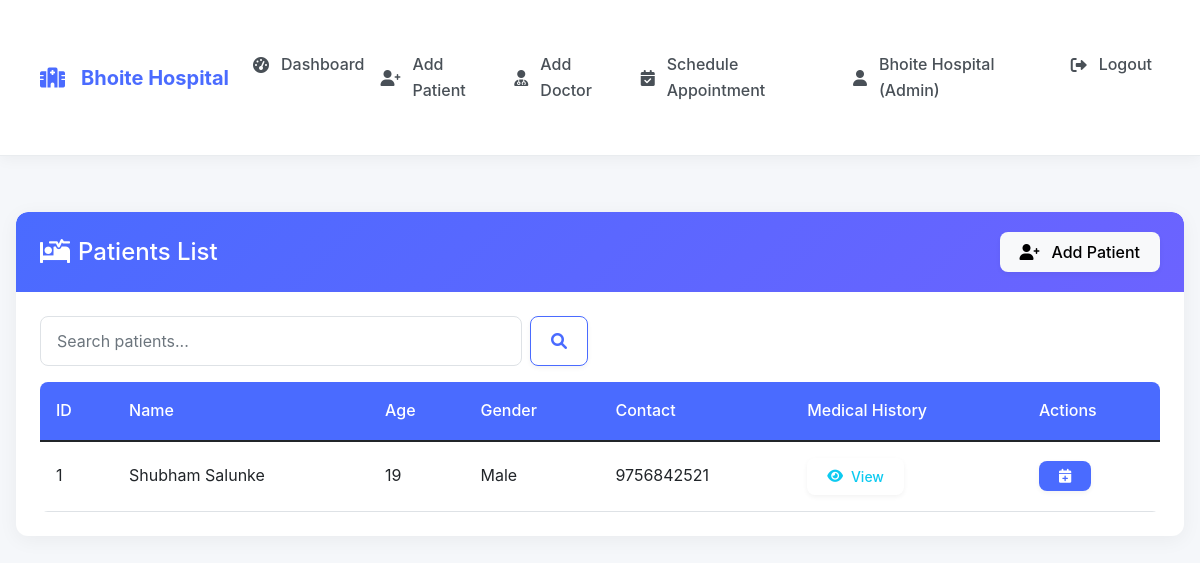
/admin/view_patients (signed in), run on the app's committed database.
### tables this page shows
CREATE TABLE patients (
        id INTEGER PRIMARY KEY AUTOINCREMENT,
        name TEXT NOT NULL,
        age INTEGER NOT NULL,
        gender TEXT,
        contact TEXT,
        address TEXT,
        medical_history TEXT,
        created_at TIMESTAMP DEFAULT CURRENT_TIMESTAMP,
        created_by INTEGER,
        hospital_id INTEGER NOT NULL,
        FOREIGN KEY (created_by) REFERENCES staff(id),
        FOREIGN KEY (hospital_id) REFERENCES staff(id)
    );

### app.py (the view)
@app.route('/admin/view_patients')
def view_patients():
    if 'user_id' not in session or session['user_type'] != 'admin':
        return redirect(url_for('login'))
    search_query = request.args.get('search', '').strip()
    conn = get_db_connection()
    try:
        if search_query:
            patients = conn.execute('''
                SELECT * FROM patients
                WHERE (name LIKE ? OR contact LIKE ?) AND hospital_id = ?
                ORDER BY name
            ''', (f'%{search_query}%', f'%{search_query}%', session['hospital_id'])).fetchall()
        else:
            patients = conn.execute('SELECT * FROM patients WHERE hospital_id = ? ORDER BY name',
                                   (session['hospital_id'],)).fetchall()
    except Exception as e:
        flash('Error loading patients', 'danger')
        app.logger.error(f"View patients error: {str(e)}")
        patients = []
    finally:
        conn.close()
    return render_template('admin/view_patients.html',
                         patients=patients,
                         search_query=search_query)

### app.py (called while the page is built)
def get_db_connection():
    conn = sqlite3.connect('hospital.db')
    conn.row_factory = sqlite3.Row
    return conn

### templates/admin/view_patients.html (shortened to what this page needs)
{% extends "base.html" %}
{% block content %}
<div class="card">
    <div class="card-header bg-primary text-white d-flex justify-content-between align-items-center">
        <h4 class="mb-0">
            <i class="fas fa-procedures me-2"></i>Patients List
        </h4>
        <a href="{{ url_for('add_patient') }}" class="btn btn-light">
            <i class="fas fa-user-plus me-1"></i>Add Patient
        </a>
    </div>
    <div class="card-body">
        <div class="row mb-3">
            <div class="col-md-6">
                <form class="d-flex" method="GET" action="{{ url_for('view_patients') }}">
                    <input class="form-control me-2" type="search" name="search" placeholder="Search patients..."
                           value="{{ search_query }}" aria-label="Search">
                    <button class="btn btn-outline-primary" type="submit">
                        <i class="fas fa-search"></i>
                    </button>
                </form>
            </div>
        </div>
        <div class="table-responsive">
            <table class="table table-hover">
                <thead>
                    <tr>
                        <th>ID</th>
                        <th>Name</th>
                        <th>Age</th>
                        <th>Gender</th>
                        <th>Contact</th>
                        <th>Medical History</th>
                        <th>Actions</th>
                    </tr>
                </thead>
                <tbody>
                    {% for patient in patients %}
                    <tr>
                        <td>{{ patient.id }}</td>
                        <td>{{ patient.name }}</td>
                        <td>{{ patient.age }}</td>
                        <td>{{ patient.gender }}</td>
                        <td>{{ patient.contact }}</td>
                        <td>
                            {% if patient.medical_history %}
                                <button class="btn btn-sm btn-outline-info" data-bs-toggle="tooltip"
                                        title="{{ patient.medical_history }}">
                                    <i class="fas fa-eye"></i> View
                                </button>
                            {% else %}
                                <span class="text-muted">None</span>
                            {% endif %}
                        </td>
                        <td>
                            <a href="{{ url_for('schedule_appointment') }}?patient_id={{ patient.id }}"
                               class="btn btn-sm btn-primary" data-bs-toggle="tooltip" title="Schedule Appointment">
                                <i class="fas fa-calendar-plus"></i>
                            </a>
                        </td>
                    </tr>
                    {% else %}
                    <tr>
                        <td colspan="7" class="text-center">No patients found</td>
                    </tr>
                    {% endfor %}
                </tbody>
            </table>
        </div>
    </div>
</div>
{% endblock %}

### static/css/style.css (style rules this page uses)
:root { --primary: #4a6bff; --primary-light: #eef1ff; --primary-dark: #3a56d4; --secondary: #6c63ff; --success: #28a745; --info: #17a2b8; --warning: #ffc107; --danger: #dc3545; --light: #f8f9fa; --dark: #343a40; --white: #ffffff; --gray-100: #f8f9fa; --gray-200: #e9ecef; --gray-300: #dee2e6; --gray-400: #ced4da; --gray-500: #adb5bd; --gray-600: #6c757d; --gray-700: #495057; --gray-800: #343a40; --gray-900: #212529; }
body { font-family: 'Inter', -apple-system, BlinkMacSystemFont, 'Segoe UI', Roboto, 'Helvetica Neue', Arial, sans-serif; background-color: #f5f7fa; color: var(--gray-800); line-height: 1.6; min-height: 100vh; }
.card { border: none; border-radius: 12px; box-shadow: 0 4px 20px rgba(0, 0, 0, 0.05); transition: all 0.3s ease; overflow: hidden; background: var(--white); margin-bottom: 1.5rem; }
.card-header { background: linear-gradient(135deg, var(--primary), var(--secondary)); color: var(--white); border-radius: 12px 12px 0 0 !important; padding: 1.25rem 1.5rem; font-weight: 600; border-bottom: none; }
.card-body { padding: 1.5rem; }
.btn { border-radius: 8px; padding: 0.5rem 1.25rem; font-weight: 500; transition: all 0.3s ease; box-shadow: 0 2px 5px rgba(0, 0, 0, 0.05); border: none; display: inline-flex; align-items: center; justify-content: center; gap: 0.5rem; }
.btn-primary { background-color: var(--primary); color: white; }
.btn-outline-primary { border: 1px solid var(--primary); color: var(--primary); }
.form-control, .form-select { border-radius: 8px; padding: 0.75rem 1rem; border: 1px solid var(--gray-300); transition: all 0.3s ease; }
.table { border-radius: 8px; overflow: hidden; margin-bottom: 0; }
.table th { background-color: var(--primary); color: var(--white); font-weight: 500; padding: 1rem; }
.table td { vertical-align: middle; padding: 1rem; }

### data on the page
patients: id "1", name "Shubham Salunke", age "19", gender "Male", contact "9756842521"

### other printed values
{{ session['hospital_name'] }} "Bhoite Hospital"
{{ session['name'] }} "Bhoite Hospital"
{{ 'Admin' if session['user_type'] == 'admin' else 'Doctor' }} "Admin"
